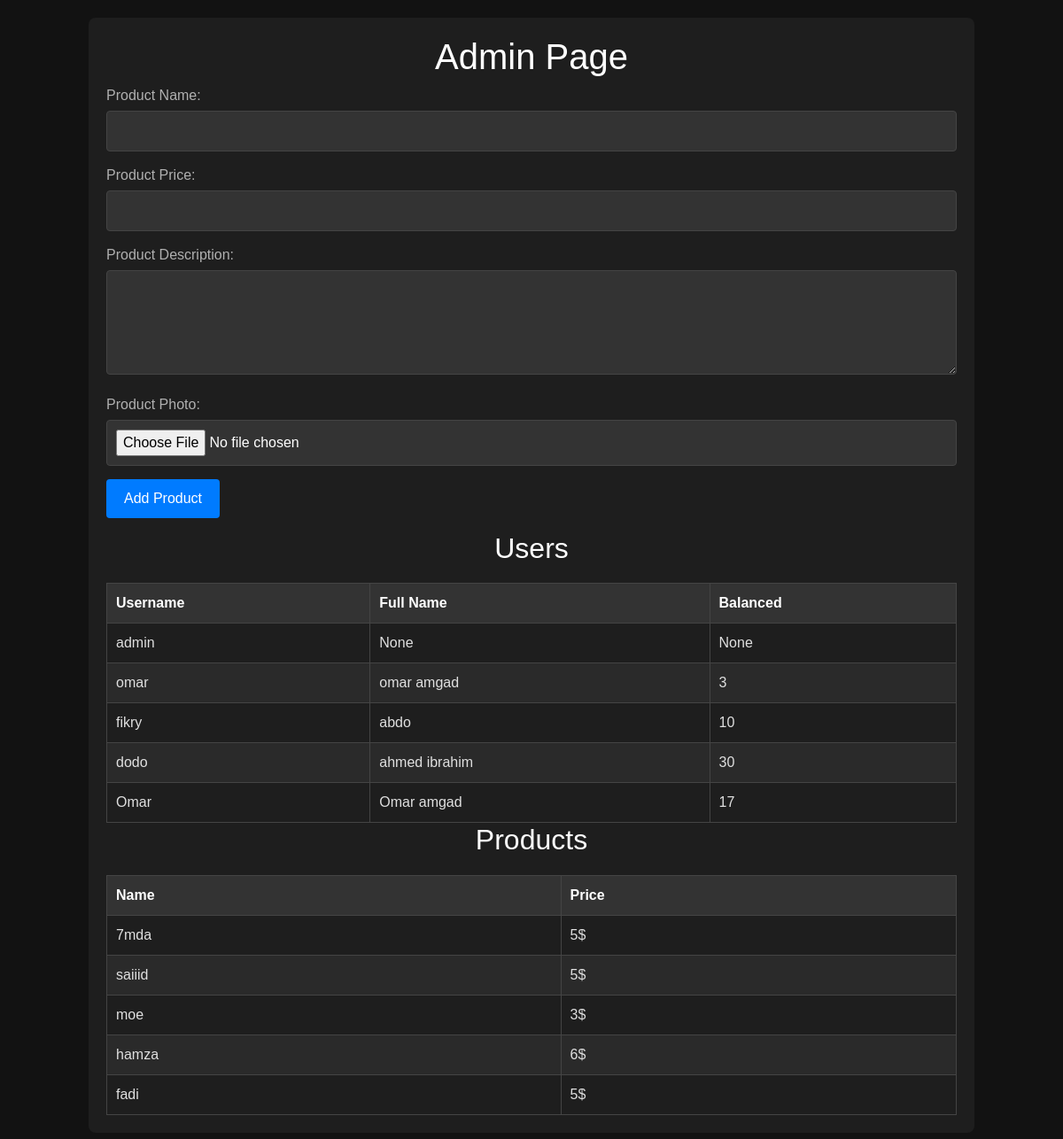
Page /admin (signed in) on the earlier database version.
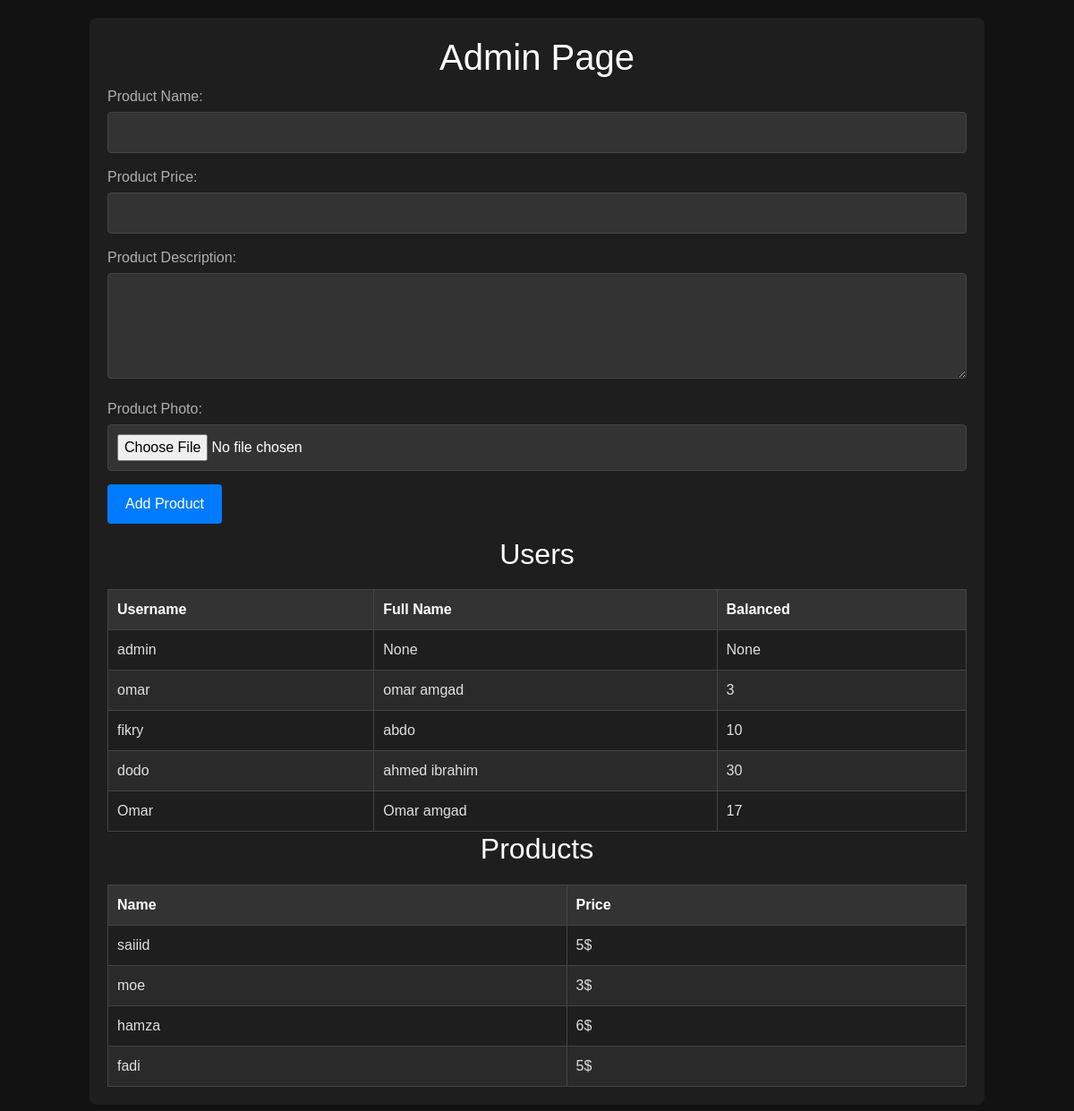
Same page on the later database version.
### tables this page shows
CREATE TABLE users (
			id INTEGER PRIMARY KEY AUTOINCREMENT,
			username TEXT NOT NULL UNIQUE,
			password TEXT NOT NULL,
            fullname TEXT ,
            balnaced INTEGER,
            photo_name TEXT
        );

CREATE TABLE "products" (
			id INTEGER PRIMARY KEY AUTOINCREMENT,
			productname TEXT NOT NULL UNIQUE,
            price INTEGER NOT NULL,
            photo TEXT,
            description TEXT
		);

### app.py (the view, shortened to what this page needs)
@app.route('/admin', methods=['GET', 'POST'])
def admin():
    if 'username' in session:
        if not session['username'] == 'admin':
            return f"Your not admin soo FUCK YOU AND GET OUT"
        users = db.get_all_users(connection)
        products = db.get_all_product(connection)
        return render_template('admin.html',users = users, products = products)
    else:
        return redirect(url_for('login'))

### db.py (called while the page is built)
def get_all_users(connection):#admin
    cursor = connection.cursor()
    query = 'SELECT * FROM users'
    cursor.execute(query)
    return cursor.fetchall()

def get_all_product(connection):#admin
    cursor = connection.cursor()
    query = 'SELECT * FROM products'
    cursor.execute(query)
    return cursor.fetchall()

### Templates/admin.html (shortened to what this page needs)
<!DOCTYPE html>
<html lang="en">
<head>
    <link rel="stylesheet" href="{{ url_for('static', filename='Styles/bootstrap.min.css') }}" />
    <link rel="stylesheet" href="{{ url_for('static', filename='Styles/styles.css') }}">
</head>
<body>
    <div class="container">
        <h1>Admin Page</h1>
        <form id="product-form" enctype="multipart/form-data" method="post" action="{{ url_for('admin') }}">
            <div class="form-group">
                <label for="product-name">Product Name:</label>
                <input type="text" id="product-name" name="product-name" required>
            </div>
            <div class="form-group" >
                <label for="product-price">Product Price:</label>
                <input type="number" id="product-price" name="product-price" step="0.01" required>
            </div>
            <div class="form-group">
                <label for="product-description">Product Description:</label>
                <textarea id="product-description" name="product-description" rows="4" required></textarea>
            </div>
            <div class="form-group">
                <label for="product-photo">Product Photo:</label>
                <input type="file" id="product-photo" name="product-photo" required></input>
            </div>
            <div class="form-group">
                <button type="submit">Add Product</button>
            </div>
        </form>
        <h2>Users</h2>
        <table id="users-table">
            <thead>
                <tr>
                    <th>Username</th>
                    <th>Full Name</th>
                    <th>Balanced</th>
                </tr>
            </thead>
            <tbody>
                {% for user in users %}
                <tr>
                    <td>{{ user[1] }}</td>
                    <td>{{ user[3] }}</td>
                    <td>{{ user[4] }}</td>
                </tr>
                {% endfor %}
            </tbody>
        </table>
        <h2>Products</h2>
        <table id="Product-table">
            <thead>
                <tr>
                    <th>Name</th>
                    <th>Price</th>
                </tr>
            </thead>
            <tbody>
                {% for product in products %}
                <tr>
                    <td>{{ product[1] }}</td>
                    <td>{{ product[2] }}$</td>
                </tr>
                {% endfor %}
            </tbody>
        </table>
    </div>
</body>
</html>

Differences in the rows shown:
removed products: productname "7mda", price "5"
